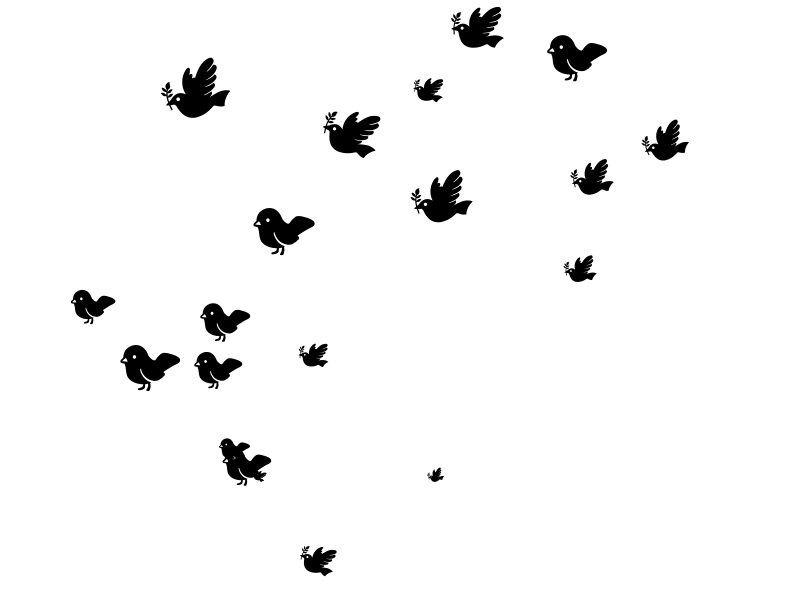

This chart was generated by the following R code:
## ---- chunk 1
#load required packages
library(cowplot)
library(ggplot2)

# Number of birds in the flock
n_birds <- 20 

# Randomly decide which birds are flying and which are sitting
set.seed(Sys.time()) # Optional: to simulate different outcomes each time without being too random during development
bird_type <- sample(c("flying", "sitting"), size = n_birds, replace = TRUE)

# Create a data frame with random positions, sizes, and angles
bird_data <- data.frame(
  x = runif(n_birds, -1, 1),     # Random x positions
  y = runif(n_birds, -1, 1),     # Random y positions
  size = runif(n_birds, 10, 50), # Random bird sizes
  type = bird_type,              # Flying or sitting
  angle = ifelse(bird_type == "flying",runif(n_birds, -30, 30), 0) # Flying birds upright, sitting birds with small angle variation
)

# Create a base ggplot
p <- ggplot() + 
  xlim(-1, 1) + ylim(-1, 1) +  # Set axis limits
  theme_void()                 # Remove background and axes

# Add birds to the plot
for (i in 1:n_birds) {
  bird <- ifelse(bird_data$type[i] == "flying", "🕊️", "🐦") # Different emoji for flying and sitting birds
  p <- p + 
    cowplot::draw_label(bird, 
                        x = bird_data$x[i], 
                        y = bird_data$y[i], 
                        size = bird_data$size[i], 
                        angle = bird_data$angle[i],  # Apply random rotation to sitting birds
                        hjust = 0.5, vjust = 0.5)
}

# Display the flock of birds
p


